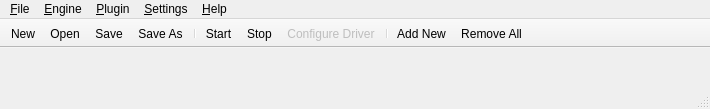
<?xml version="1.0" encoding="UTF-8"?>
<ui version="4.0">
 <class>CarlaMainW</class>
 <widget class="QMainWindow" name="CarlaMainW">
  <property name="geometry">
   <rect>
    <x>0</x>
    <y>0</y>
    <width>710</width>
    <height>109</height>
   </rect>
  </property>
  <property name="windowTitle">
   <string>Carla</string>
  </property>
  <widget class="QWidget" name="centralwidget">
   <layout class="QVBoxLayout" name="verticalLayout">
    <property name="margin">
     <number>0</number>
    </property>
    <item>
     <widget class="QWidget" name="w_plugins" native="true">
      <layout class="QVBoxLayout" name="layout">
       <property name="spacing">
        <number>1</number>
       </property>
       <property name="margin">
        <number>0</number>
       </property>
      </layout>
     </widget>
    </item>
    <item>
     <spacer name="verticalSpacer">
      <property name="orientation">
       <enum>Qt::Vertical</enum>
      </property>
      <property name="sizeHint" stdset="0">
       <size>
        <width>20</width>
        <height>40</height>
       </size>
      </property>
     </spacer>
    </item>
   </layout>
  </widget>
  <widget class="QMenuBar" name="menubar">
   <property name="geometry">
    <rect>
     <x>0</x>
     <y>0</y>
     <width>710</width>
     <height>22</height>
    </rect>
   </property>
   <widget class="QMenu" name="menu_File">
    <property name="title">
     <string>&amp;File</string>
    </property>
    <addaction name="act_file_new"/>
    <addaction name="act_file_open"/>
    <addaction name="act_file_save"/>
    <addaction name="act_file_save_as"/>
    <addaction name="separator"/>
    <addaction name="act_file_quit"/>
   </widget>
   <widget class="QMenu" name="menu_Plugin">
    <property name="title">
     <string>&amp;Plugin</string>
    </property>
    <addaction name="act_plugin_add"/>
    <addaction name="separator"/>
    <addaction name="act_plugin_remove_all"/>
   </widget>
   <widget class="QMenu" name="menu_Help">
    <property name="title">
     <string>&amp;Help</string>
    </property>
    <addaction name="act_help_about"/>
    <addaction name="act_help_about_qt"/>
   </widget>
   <widget class="QMenu" name="menu_Settings">
    <property name="title">
     <string>&amp;Settings</string>
    </property>
    <addaction name="act_settings_show_toolbar"/>
    <addaction name="separator"/>
    <addaction name="act_settings_configure"/>
   </widget>
   <widget class="QMenu" name="menu_Engine">
    <property name="title">
     <string>&amp;Engine</string>
    </property>
    <addaction name="act_engine_start"/>
    <addaction name="act_engine_stop"/>
    <addaction name="separator"/>
    <addaction name="act_engine_configure"/>
   </widget>
   <addaction name="menu_File"/>
   <addaction name="menu_Engine"/>
   <addaction name="menu_Plugin"/>
   <addaction name="menu_Settings"/>
   <addaction name="menu_Help"/>
  </widget>
  <widget class="QStatusBar" name="statusbar"/>
  <widget class="QToolBar" name="toolBar">
   <property name="windowTitle">
    <string>toolBar</string>
   </property>
   <property name="movable">
    <bool>false</bool>
   </property>
   <property name="allowedAreas">
    <set>Qt::NoToolBarArea</set>
   </property>
   <property name="toolButtonStyle">
    <enum>Qt::ToolButtonTextBesideIcon</enum>
   </property>
   <attribute name="toolBarArea">
    <enum>TopToolBarArea</enum>
   </attribute>
   <attribute name="toolBarBreak">
    <bool>false</bool>
   </attribute>
   <addaction name="act_file_new"/>
   <addaction name="act_file_open"/>
   <addaction name="act_file_save"/>
   <addaction name="act_file_save_as"/>
   <addaction name="separator"/>
   <addaction name="act_engine_start"/>
   <addaction name="act_engine_stop"/>
   <addaction name="act_engine_configure"/>
   <addaction name="separator"/>
   <addaction name="act_plugin_add"/>
   <addaction name="act_plugin_remove_all"/>
  </widget>
  <action name="act_file_save">
   <property name="icon">
    <iconset resource="../../resources/resources.qrc">
     <normaloff>:/16x16/document-save.png</normaloff>:/16x16/document-save.png</iconset>
   </property>
   <property name="text">
    <string>&amp;Save</string>
   </property>
  </action>
  <action name="act_file_save_as">
   <property name="icon">
    <iconset resource="../../resources/resources.qrc">
     <normaloff>:/16x16/document-save-as.png</normaloff>:/16x16/document-save-as.png</iconset>
   </property>
   <property name="text">
    <string>Save &amp;As...</string>
   </property>
  </action>
  <action name="act_file_new">
   <property name="icon">
    <iconset resource="../../resources/resources.qrc">
     <normaloff>:/16x16/document-new.png</normaloff>:/16x16/document-new.png</iconset>
   </property>
   <property name="text">
    <string>&amp;New</string>
   </property>
  </action>
  <action name="act_file_open">
   <property name="icon">
    <iconset resource="../../resources/resources.qrc">
     <normaloff>:/16x16/document-open.png</normaloff>:/16x16/document-open.png</iconset>
   </property>
   <property name="text">
    <string>&amp;Open...</string>
   </property>
  </action>
  <action name="act_file_quit">
   <property name="icon">
    <iconset resource="../../resources/resources.qrc">
     <normaloff>:/16x16/application-exit.png</normaloff>:/16x16/application-exit.png</iconset>
   </property>
   <property name="text">
    <string>&amp;Quit</string>
   </property>
  </action>
  <action name="act_plugin_remove_all">
   <property name="icon">
    <iconset resource="../../resources/resources.qrc">
     <normaloff>:/16x16/edit-delete.png</normaloff>:/16x16/edit-delete.png</iconset>
   </property>
   <property name="text">
    <string>&amp;Remove All</string>
   </property>
  </action>
  <action name="act_help_about">
   <property name="text">
    <string>&amp;About</string>
   </property>
  </action>
  <action name="act_help_about_qt">
   <property name="text">
    <string>About &amp;Qt</string>
   </property>
  </action>
  <action name="act_plugin_add">
   <property name="icon">
    <iconset resource="../../resources/resources.qrc">
     <normaloff>:/16x16/list-add.png</normaloff>:/16x16/list-add.png</iconset>
   </property>
   <property name="text">
    <string>&amp;Add New...</string>
   </property>
  </action>
  <action name="act_settings_show_toolbar">
   <property name="checkable">
    <bool>true</bool>
   </property>
   <property name="text">
    <string>Show &amp;Toolbar</string>
   </property>
  </action>
  <action name="act_settings_configure">
   <property name="icon">
    <iconset resource="../../resources/resources.qrc">
     <normaloff>:/16x16/configure.png</normaloff>:/16x16/configure.png</iconset>
   </property>
   <property name="text">
    <string>Configure Carla</string>
   </property>
  </action>
  <action name="act_engine_start">
   <property name="icon">
    <iconset resource="../../resources/resources.qrc">
     <normaloff>:/16x16/media-playback-start.png</normaloff>:/16x16/media-playback-start.png</iconset>
   </property>
   <property name="text">
    <string>&amp;Start</string>
   </property>
  </action>
  <action name="act_engine_stop">
   <property name="icon">
    <iconset resource="../../resources/resources.qrc">
     <normaloff>:/16x16/media-playback-stop.png</normaloff>:/16x16/media-playback-stop.png</iconset>
   </property>
   <property name="text">
    <string>St&amp;op</string>
   </property>
  </action>
  <action name="act_engine_configure">
   <property name="enabled">
    <bool>false</bool>
   </property>
   <property name="icon">
    <iconset resource="../../resources/resources.qrc">
     <normaloff>:/16x16/configure.png</normaloff>:/16x16/configure.png</iconset>
   </property>
   <property name="text">
    <string>Configure Driver</string>
   </property>
  </action>
 </widget>
 <resources>
  <include location="../../resources/resources.qrc"/>
 </resources>
 <connections>
  <connection>
   <sender>act_file_quit</sender>
   <signal>triggered()</signal>
   <receiver>CarlaMainW</receiver>
   <slot>close()</slot>
   <hints>
    <hint type="sourcelabel">
     <x>-1</x>
     <y>-1</y>
    </hint>
    <hint type="destinationlabel">
     <x>189</x>
     <y>34</y>
    </hint>
   </hints>
  </connection>
  <connection>
   <sender>act_settings_show_toolbar</sender>
   <signal>triggered(bool)</signal>
   <receiver>toolBar</receiver>
   <slot>setVisible(bool)</slot>
   <hints>
    <hint type="sourcelabel">
     <x>-1</x>
     <y>-1</y>
    </hint>
    <hint type="destinationlabel">
     <x>354</x>
     <y>35</y>
    </hint>
   </hints>
  </connection>
 </connections>
</ui>
